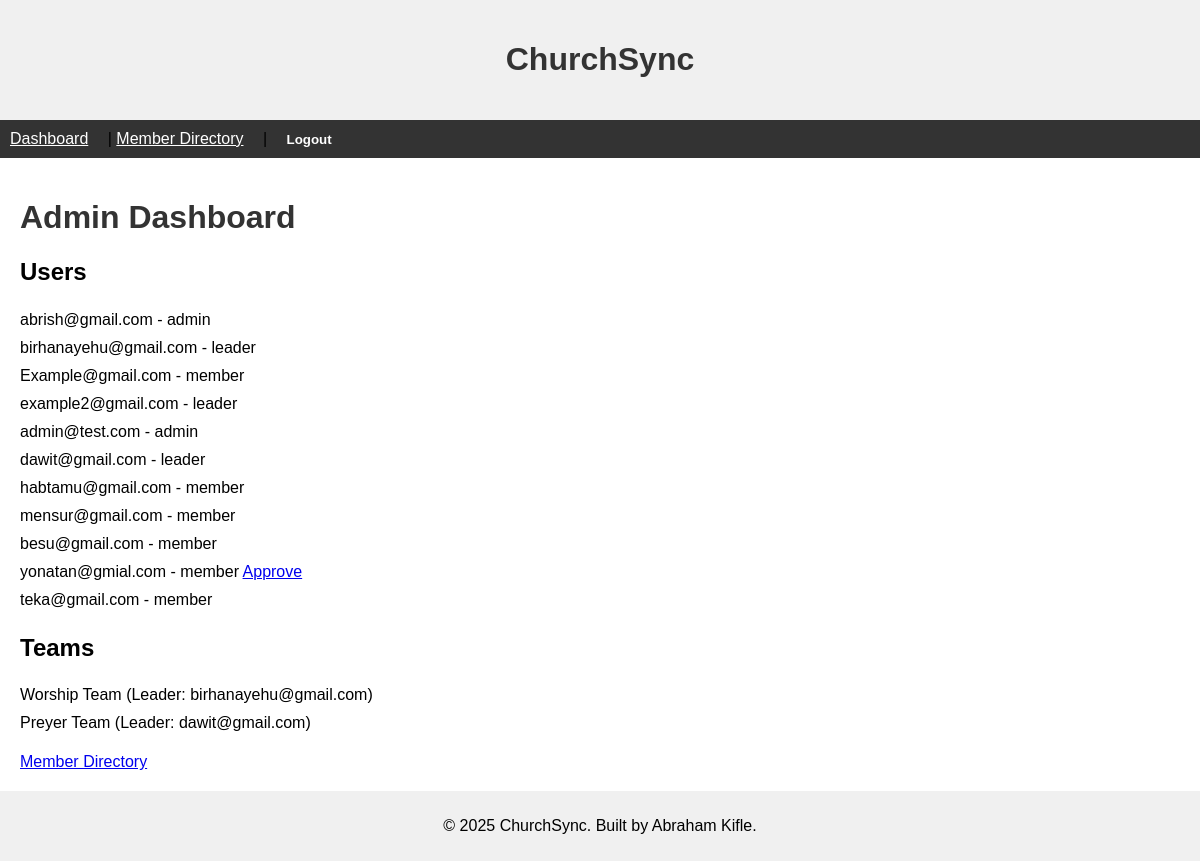
/dashboard/admin/ (signed in), run on the app's committed database.
### users/models.py (models this page shows, shortened)
class User(AbstractUser):
    username = None  # No username - using email instead
    email = models.EmailField(unique=True)  # Email is the ID, no repeats
    role = models.CharField(max_length=20, choices=[('admin', 'Admin'), ('leader', 'Leader'), ('member', 'Member')], default='member')
    is_approved = models.BooleanField(default=False)  # New users need approval
    objects = UserManager()  # Use my manager
    USERNAME_FIELD = 'email'  # Login with email
    REQUIRED_FIELDS = []  # Just email and password needed

### teams/models.py (models this page shows, shortened)
class Team(models.Model):
    name = models.CharField(max_length=100, unique=True)  # Team name, no repeats
    leader = models.ForeignKey(User, on_delete=models.CASCADE, related_name='led_teams')  # Who runs it

### users/views.py (the view)
# urls.py: path('dashboard/admin/', admin_dashboard, name='admin_dashboard'),  # Admin dashboard
def admin_dashboard(request):
    if not request.user.is_authenticated or request.user.role != 'admin':
        return redirect('login')
    users = User.objects.all()  # Grab all users
    teams = Team.objects.all()  # Grab all teams
    return render(request, 'admin_dashboard.html', {'users': users, 'teams': teams})

### templates/admin_dashboard.html (shortened to what this page needs)
{% extends 'base.html' %}
{% block content %}
    <h1>Admin Dashboard</h1>
    <h2>Users</h2>
    <ul>
        {% for user in users %}
            <li>{{ user.email }} - {{ user.role }}
                {% if not user.is_approved %}
                    <a href="{% url 'approve_user' user.id %}">Approve</a>
                {% endif %}
            </li>
        {% endfor %}
    </ul>
    <h2>Teams</h2>
    <ul>
        {% for team in teams %}
            <li>{{ team.name }} (Leader: {{ team.leader.email }})</li>
        {% endfor %}
    </ul>
    <a href="{% url 'member_directory' %}">Member Directory</a>
{% endblock %}

### static/css/styles.css (style rules this page uses)
body { font-family: Arial, sans-serif; margin: 0; }
h1 { color: #333; }
ul { list-style-type: none; padding: 0; }
li { padding: 5px 0; }

### data on the page
User: email "abrish@gmail.com", role "admin"
User: email "birhanayehu@gmail.com", role "leader"
User: email "Example@gmail.com", role "member"
User: email "example2@gmail.com", role "leader"
User: email "admin@test.com", role "admin"
User: email "dawit@gmail.com", role "leader"
User: email "habtamu@gmail.com", role "member"
User: email "mensur@gmail.com", role "member"
User: email "besu@gmail.com", role "member"
User: email "yonatan@gmial.com", role "member", is_approved "Approve"
User: email "teka@gmail.com", role "member"
Team: name "Worship Team", leader.email "birhanayehu@gmail.com"
Team: name "Preyer Team", leader.email "dawit@gmail.com"
